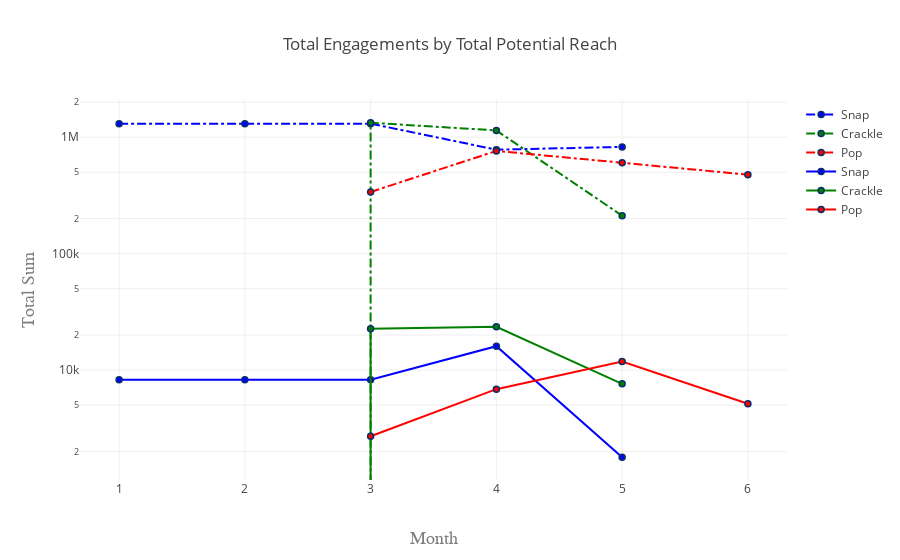

Notebook code cell kept with this figure:
### Markdown cell above
This test is more to emphasize the importance of control variables, and why we'd need to include them in whatever causation/correlation tests we'd run.

For example, one thing that we ought to control for when determining how many like or shares or whatever (**engagement**) an influencer gets is **reach**. This is why running a multivariate analysis is so important –– having a control variable such as **reach** makes whatever our variable of interest is far easier to interpret; it also makes its regression estimate a lot more accurate. We aren't using a multivariate regression here, though, and including nine lines on a graph is sure to get messy. (I'm also not so sure it would be interpretable.) With this thought, we look below:

### Code cell
trace1 = go.Scatter(x = total_potential_reach.month, 
                    y = total_potential_reach['snap2_val'],
                    marker = dict(color = 'blue',
                                line = dict(color='rgb(8,48,107)',
                                width = 1.5)),
                    line = dict(dash = 'dashdot'),
                    name = 'Snap')

trace2 = go.Scatter(x = total_potential_reach.month, 
                    y = total_potential_reach['crack2_val'],
                    marker = dict(color = 'green',
                                line = dict(color='rgb(8,48,107)',
                                width = 1.5)),
                    line = dict(dash = 'dashdot'),
                    name = 'Crackle')

trace3 = go.Scatter(x = total_potential_reach.month, 
                    y = total_potential_reach['pop2_val'],
                    marker = dict(color = 'red',
                                line = dict(color='rgb(8,48,107)',
                                width = 1.5)),
                    line = dict(dash = 'dashdot'),
                    name = 'Pop')

trace4 = go.Scatter(x = total_engagements.month, 
                    y = total_engagements['snap2_val'],
                    marker = dict(color = 'blue',
                                line = dict(color='rgb(8,48,107)',
                                width = 1.5)),
                    name = 'Snap')

trace5 = go.Scatter(x = total_engagements.month, 
                    y = total_engagements['crack2_val'],
                    marker = dict(color = 'green',
                                line = dict(color='rgb(8,48,107)',
                                width = 1.5)),
                    name = 'Crackle')

trace6 = go.Scatter(x = total_engagements.month, 
                    y = total_engagements['pop2_val'],
                    marker = dict(color = 'red',
                                line = dict(color='rgb(8,48,107)',
                                width = 1.5)),
                    name = 'Pop')

layout = go.Layout(title = 'Total Engagements by Total Potential Reach',
                   autosize = False,
                   xaxis = dict(
                                title='Month',
                                titlefont=dict(
                                family='Courier New, monospace',
                                size=18,
                                color='#7f7f7f')),
                   yaxis = dict(
                                type = 'log',
                                title='Total Sum',
                                titlefont=dict(
                                family='Courier New, monospace',
                                size=18,
                                color = '#7f7f7f')))


data1 = [trace1, trace2, trace3, trace4, trace5, trace6]

fig1 = go.Figure(data = data1, layout = layout)
p.iplot(fig1)

### Figure 1 — Plotly figure (JSON) as saved in the notebook; plotly's stock layout.template omitted (floating-point values rounded to 4 significant figures)
{"data": [{"line": {"dash": "dashdot"}, "marker": {"color": "blue", "line": {"color": "rgb(8,48,107)", "width": 1.5}}, "name": "Snap", "type": "scatter", "uid": "1ef4f48a-a4b1-11e8-967e-d0a637eba0e3", "x": ["1", "2", "3", "4", "5", "6"], "y": ["1306899", "1306899", "1306899", "780543", "825172", null]}, {"line": {"dash": "dashdot"}, "marker": {"color": "green", "line": {"color": "rgb(8,48,107)", "width": 1.5}}, "name": "Crackle", "type": "scatter", "uid": "1ef4f61a-a4b1-11e8-a261-d0a637eba0e3", "x": ["1", "2", "3", "4", "5", "6"], "y": [null, 0, 1329875, 1142397, 211700, null]}, {"line": {"dash": "dashdot"}, "marker": {"color": "red", "line": {"color": "rgb(8,48,107)", "width": 1.5}}, "name": "Pop", "type": "scatter", "uid": "1ef4f6ec-a4b1-11e8-8c55-d0a637eba0e3", "x": ["1", "2", "3", "4", "5", "6"], "y": [null, null, 338346, 761849, 602878, 476474]}, {"marker": {"color": "blue", "line": {"color": "rgb(8,48,107)", "width": 1.5}}, "name": "Snap", "type": "scatter", "uid": "1ef4f79e-a4b1-11e8-b25f-d0a637eba0e3", "x": ["1", "2", "3", "4", "5", "6"], "y": ["8251", "8251", "8251", "16044", "1785", null]}, {"marker": {"color": "green", "line": {"color": "rgb(8,48,107)", "width": 1.5}}, "name": "Crackle", "type": "scatter", "uid": "1ef4f84a-a4b1-11e8-ae75-d0a637eba0e3", "x": ["1", "2", "3", "4", "5", "6"], "y": [null, 0, 22652, 23529, 7618, null]}, {"marker": {"color": "red", "line": {"color": "rgb(8,48,107)", "width": 1.5}}, "name": "Pop", "type": "scatter", "uid": "1ef4f8fe-a4b1-11e8-bc84-d0a637eba0e3", "x": ["1", "2", "3", "4", "5", "6"], "y": [null, null, 2702, 6857, 11845, 5148]}], "layout": {"autosize": false, "title": "Total Engagements by Total Potential Reach", "xaxis": {"title": "Month", "titlefont": {"color": "#7f7f7f", "family": "Courier New, monospace", "size": 18}}, "yaxis": {"title": "Total Sum", "titlefont": {"color": "#7f7f7f", "family": "Courier New, monospace", "size": 18}, "type": "log"}}}
